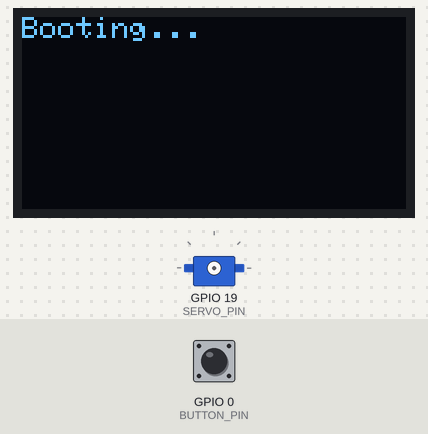
This sketch was run on a simulated ESP32. On the bench: 128×64 one-colour display, servo. The inputs (shaded band) are chosen by the test bench; at power-on: GPIO 0 (BUTTON_PIN) HIGH. WiFi joins after 1.5 s; servers stay silent unless stated; I2S audio is not simulated (input reads silence); storage starts empty; no MQTT or app messages arrive unless stated; what the sketch prints to the serial monitor is not drawn.

Above: at 0.1 s.
At 2.4 s:
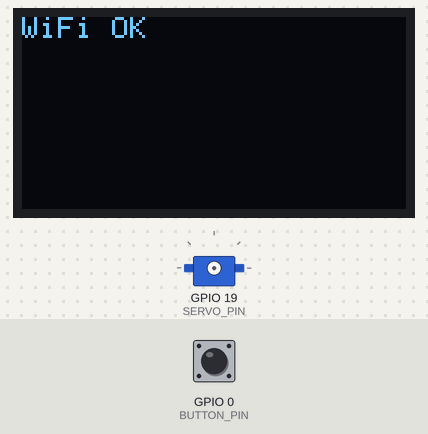
At 5.6 s:
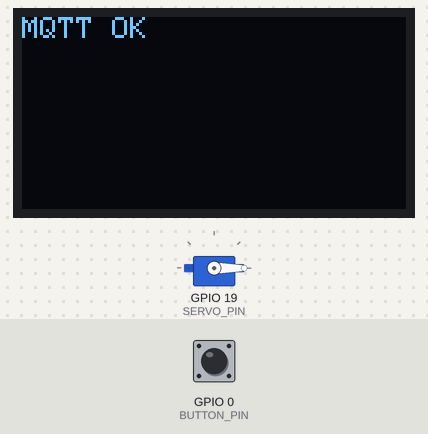
5.7 s: GPIO 0 (BUTTON_PIN) pulled LOW for 0.15 s
Timing chart, 0 to 8.7 s (numbered marks = the images above; inputs shaded):
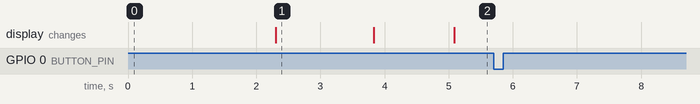

Measured:
- after the input at 5.7 s, every drawn part: stays the same
- what the display in image 1 shows lasts 1.5 s, from 2.3 s to 3.8 s

The sketch:

test1.ino
```cpp
#include <WiFi.h>
#include <PubSubClient.h>
#include <Wire.h>
#include <Adafruit_GFX.h>
#include <Adafruit_SSD1306.h>
#include <ESP32Servo.h>
#include <ArduinoJson.h>
#include <driver/i2s.h>
#include <SPIFFS.h>
#include <HTTPClient.h>
#include <math.h>

// ================= CONFIG =================
const char* ssid = "Buat Apa";
const char* password = "syafril1112";
const char* mqtt_server = "broker.hivemq.com";
const int mqtt_port = 1883;
const char* pc_ip = "192.168.1.100";
const int pc_port = 5000;

const char* response_topic = "package/response";
const char* command_topic  = "package/command";
const char* status_topic   = "package/status";

// ================= PIN =================
#define SERVO_PIN 19
#define OLED_SDA 21
#define OLED_SCL 22
#define I2S_BCLK 27
#define I2S_LRC 26
#define I2S_DOUT 25
#define I2S_MIC_WS 14
#define I2S_MIC_SCK 33
#define I2S_MIC_SD 32
#define BUTTON_PIN 0

// ================= GLOBAL =================
WiFiClient espClient;
PubSubClient mqtt_client(espClient);
WiFiClient tcp_client;
Adafruit_SSD1306 display(128, 64, &Wire, -1);
Servo myServo;

bool i2s_tx_ready = false;
bool i2s_rx_ready = false;
bool listening = false;

unsigned long lastMQTTAttempt = 0;
const unsigned long MQTT_INTERVAL = 5000;

// ================= OLED =================
void oledUpdate(const String& msg) {
  display.clearDisplay();
  display.setCursor(0, 0);
  display.println(msg);
  display.display();
}

// ================= I2S TX =================
void initI2S_TX() {
  i2s_config_t cfg = {
    .mode = (i2s_mode_t)(I2S_MODE_MASTER | I2S_MODE_TX),
    .sample_rate = 16000,
    .bits_per_sample = I2S_BITS_PER_SAMPLE_16BIT,
    .channel_format = I2S_CHANNEL_FMT_RIGHT_LEFT,
    .communication_format = I2S_COMM_FORMAT_I2S,
    .intr_alloc_flags = 0,
    .dma_buf_count = 4,
    .dma_buf_len = 512,
    .use_apll = false
  };

  i2s_pin_config_t pin = {
    .bck_io_num = I2S_BCLK,
    .ws_io_num = I2S_LRC,
    .data_out_num = I2S_DOUT,
    .data_in_num = I2S_PIN_NO_CHANGE
  };

  i2s_driver_install(I2S_NUM_0, &cfg, 0, NULL);
  i2s_set_pin(I2S_NUM_0, &pin);
  i2s_zero_dma_buffer(I2S_NUM_0);
  i2s_tx_ready = true;
}

// ================= I2S RX =================
void initI2S_RX() {
  i2s_config_t cfg = {
    .mode = (i2s_mode_t)(I2S_MODE_MASTER | I2S_MODE_RX),
    .sample_rate = 16000,
    .bits_per_sample = I2S_BITS_PER_SAMPLE_16BIT,
    .channel_format = I2S_CHANNEL_FMT_ONLY_LEFT,
    .communication_format = I2S_COMM_FORMAT_I2S,
    .intr_alloc_flags = 0,
    .dma_buf_count = 4,
    .dma_buf_len = 512,
    .use_apll = false
  };

  i2s_pin_config_t pin = {
    .bck_io_num = I2S_MIC_SCK,
    .ws_io_num = I2S_MIC_WS,
    .data_out_num = I2S_PIN_NO_CHANGE,
    .data_in_num = I2S_MIC_SD
  };

  i2s_driver_install(I2S_NUM_1, &cfg, 0, NULL);
  i2s_set_pin(I2S_NUM_1, &pin);
  i2s_zero_dma_buffer(I2S_NUM_1);
  i2s_rx_ready = true;
}

// ================= BEEP =================
void playBootBeep() {
  if (!i2s_tx_ready) return;

  int16_t buf[256 * 2];
  size_t written;
  float phase = 0;

  for (int i = 0; i < 50; i++) {
    for (int j = 0; j < 256; j++) {
      int16_t s = sin(phase) * 2000;
      buf[j * 2] = buf[j * 2 + 1] = s;
      phase += 2 * PI * 440 / 16000;
    }
    i2s_write(I2S_NUM_0, buf, sizeof(buf), &written, 100 / portTICK_PERIOD_MS);
    yield();
  }
}

// ================= MQTT =================
void mqttPublishStatus(const char* status) {
  if (mqtt_client.connected()) {
    mqtt_client.publish(status_topic, status);
    Serial.println(status);
  }
}

void mqttCallback(char* topic, byte* payload, unsigned int length) {
  String msg;
  for (uint32_t i = 0; i < length; i++) msg += (char)payload[i];

  StaticJsonDocument<256> doc;
  if (deserializeJson(doc, msg)) return;

  String cmd = doc["cmd"] | "";
  if (cmd == "open_box") {
    oledUpdate("Box Open");
    myServo.write(90);
    delay(800);
    myServo.write(0);
    mqttPublishStatus("opened");
  }
}

// ================= SETUP =================
void setup() {
  Serial.begin(115200);
  pinMode(BUTTON_PIN, INPUT_PULLUP);

  if (!display.begin(SSD1306_SWITCHCAPVCC, 0x3C)) {
    Serial.println("OLED FAIL");
    while (1);
  }

  display.setTextSize(1);
  display.setTextColor(SSD1306_WHITE);
  oledUpdate("Booting...");

  SPIFFS.begin(true);

  // Reset WiFi stack
  WiFi.disconnect(true, true);
  delay(500);
  WiFi.mode(WIFI_STA);
  delay(200);

  // WiFi event logging
  WiFi.onEvent([](WiFiEvent_t event) {
    Serial.printf("[WiFi EVENT] %d\n", event);
  });

  WiFi.begin(ssid, password);
  unsigned long start = millis();
  while (WiFi.status() != WL_CONNECTED && millis() - start < 15000) {
    delay(500);
    Serial.print(".");
  }

  if (WiFi.status() != WL_CONNECTED) {
    Serial.println("\n❌ WiFi FAILED");
    oledUpdate("WiFi FAIL");
    return;
  }

  oledUpdate("WiFi OK");
  delay(500);

  initI2S_TX();
  delay(200);
  playBootBeep();

  initI2S_RX();

  myServo.attach(SERVO_PIN);
  myServo.write(0);

  mqtt_client.setServer(mqtt_server, mqtt_port);
  mqtt_client.setCallback(mqttCallback);

  oledUpdate("Ready");
  mqttPublishStatus("boot_ready");
}

// ================= LOOP =================
void loop() {
  if (WiFi.status() != WL_CONNECTED) return;

  if (!mqtt_client.connected()) {
    if (millis() - lastMQTTAttempt > MQTT_INTERVAL) {
      lastMQTTAttempt = millis();
      mqtt_client.connect("ESP32Client");
      if (mqtt_client.connected()) {
        mqtt_client.subscribe(command_topic);
        oledUpdate("MQTT OK");
      }
    }
  }

  mqtt_client.loop();

  static bool lastBtn = HIGH;
  bool btn = digitalRead(BUTTON_PIN);

  if (btn == LOW && lastBtn == HIGH) {
    Serial.println("Button Pressed");
  }
  lastBtn = btn;

  delay(10);
  yield();
}
```
